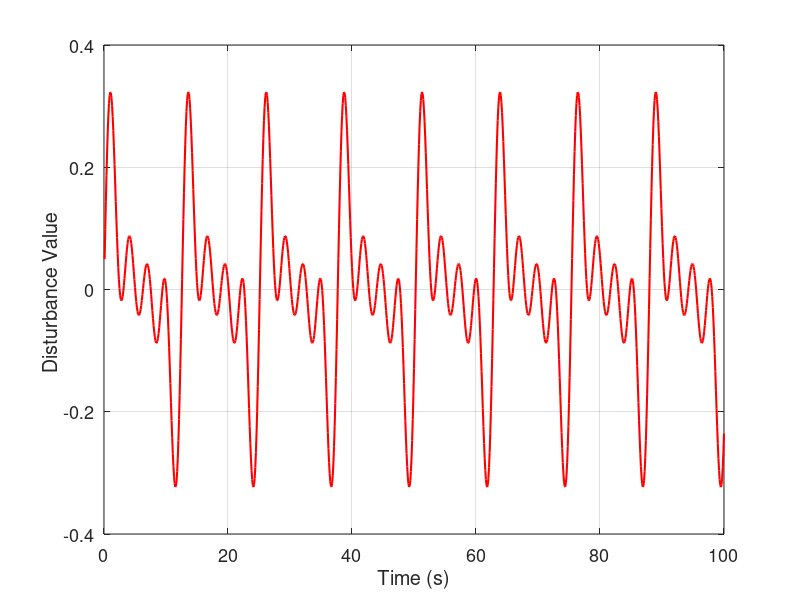

This figure's MATLAB source:
clear all;
close all;

Time = zeros(1,1000);
d1 = zeros(1,1000);
d2 = zeros(1,1000);
d3 = zeros(1,1000);
d4 = zeros(1,1000);
d5 = zeros(1,1000);
for i=1:1:1000
    Time(i) = 0.1*i;
    d1(i) = 0.1*sin(0.5*Time(i));
    d2(i) = 0.1*sin(1*Time(i));  
    d3(i) = 0.1*sin(1.5*Time(i));
    d4(i) = 0.1*sin(2*Time(i));
end
d5 = d1+ d2+ d3+ d4;
figure(1)
plot(Time,d5,'-r','LineWidth',1.5);
grid on
xlabel('Time (s)','FontSize',13);
ylabel('Disturbance Value ','FontSize',13);
set(gcf,'windowstyle','normal');
set(gcf,'position',[550,100,800,500]);
set(gca,'FontSize',13);